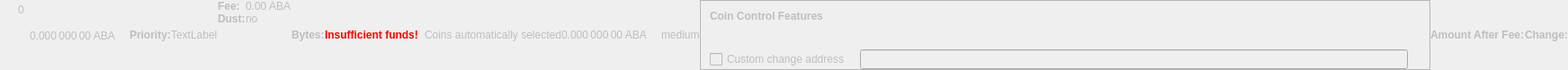
    <widget class="QWidget" name="dummyHideWidget" native="true">
     <property name="enabled">
      <bool>false</bool>
     </property>
     <property name="maximumSize">
      <size>
       <width>100</width>
       <height>22</height>
      </size>
     </property>
     <layout class="QHBoxLayout" name="dummyHideLayout">
      <property name="spacing">
       <number>0</number>
      </property>
      <property name="leftMargin">
       <number>0</number>
      </property>
      <property name="topMargin">
       <number>0</number>
      </property>
      <property name="rightMargin">
       <number>0</number>
      </property>
      <property name="bottomMargin">
       <number>0</number>
      </property>
      <item>
       <layout class="QFormLayout" name="formLayoutCoinControl1">
        <property name="horizontalSpacing">
         <number>10</number>
        </property>
        <property name="verticalSpacing">
         <number>14</number>
        </property>
        <property name="leftMargin">
         <number>10</number>
        </property>
        <property name="topMargin">
         <number>4</number>
        </property>
        <property name="rightMargin">
         <number>6</number>
        </property>
        <item row="0" column="1">
         <widget class="QLabel" name="labelCoinControlBytes">
          <property name="cursor">
           <cursorShape>IBeamCursor</cursorShape>
          </property>
          <property name="contextMenuPolicy">
           <enum>Qt::ActionsContextMenu</enum>
          </property>
          <property name="text">
           <string notr="true">0</string>
          </property>
          <property name="textInteractionFlags">
           <set>Qt::LinksAccessibleByMouse|Qt::TextSelectableByKeyboard|Qt::TextSelectableByMouse</set>
          </property>
         </widget>
        </item>
       </layout>
      </item>
      <item>
       <widget class="QLabel" name="labelCoinControlAfterFee">
        <property name="enabled">
         <bool>false</bool>
        </property>
        <property name="sizePolicy">
         <sizepolicy hsizetype="Fixed" vsizetype="Fixed">
          <horstretch>0</horstretch>
          <verstretch>0</verstretch>
         </sizepolicy>
        </property>
        <property name="minimumSize">
         <size>
          <width>111</width>
          <height>12</height>
         </size>
        </property>
        <property name="maximumSize">
         <size>
          <width>111</width>
          <height>12</height>
         </size>
        </property>
        <property name="cursor">
         <cursorShape>IBeamCursor</cursorShape>
        </property>
        <property name="contextMenuPolicy">
         <enum>Qt::ActionsContextMenu</enum>
        </property>
        <property name="text">
         <string notr="true">0.000 000 00 ABA</string>
        </property>
        <property name="textInteractionFlags">
         <set>Qt::LinksAccessibleByMouse|Qt::TextSelectableByKeyboard|Qt::TextSelectableByMouse</set>
        </property>
       </widget>
      </item>
      <item>
       <widget class="QLabel" name="labelCoinControlPriorityText">
        <property name="enabled">
         <bool>false</bool>
        </property>
        <property name="font">
         <font>
          <weight>75</weight>
          <bold>true</bold>
         </font>
        </property>
        <property name="text">
         <string>Priority:</string>
        </property>
       </widget>
      </item>
      <item>
       <layout class="QHBoxLayout" name="horizontalLayout">
        <item>
         <widget class="QLabel" name="WarningLabel">
          <property name="text">
           <string>TextLabel</string>
          </property>
         </widget>
        </item>
       </layout>
      </item>
      <item>
       <layout class="QFormLayout" name="formLayoutCoinControl3">
        <property name="horizontalSpacing">
         <number>0</number>
        </property>
        <property name="verticalSpacing">
         <number>0</number>
        </property>
        <property name="leftMargin">
         <number>0</number>
        </property>
        <property name="topMargin">
         <number>0</number>
        </property>
        <property name="rightMargin">
         <number>0</number>
        </property>
        <item row="0" column="0">
         <widget class="QLabel" name="labelCoinControlFeeText">
          <property name="enabled">
           <bool>false</bool>
          </property>
          <property name="font">
           <font>
            <weight>75</weight>
            <bold>true</bold>
           </font>
          </property>
          <property name="text">
           <string>Fee:</string>
          </property>
          <property name="margin">
           <number>0</number>
          </property>
         </widget>
        </item>
        <item row="0" column="1">
         <widget class="QLabel" name="labelCoinControlFee">
          <property name="enabled">
           <bool>false</bool>
          </property>
          <property name="cursor">
           <cursorShape>IBeamCursor</cursorShape>
          </property>
          <property name="contextMenuPolicy">
           <enum>Qt::ActionsContextMenu</enum>
          </property>
          <property name="text">
           <string notr="true">0.00 ABA</string>
          </property>
          <property name="textInteractionFlags">
           <set>Qt::LinksAccessibleByMouse|Qt::TextSelectableByKeyboard|Qt::TextSelectableByMouse</set>
          </property>
         </widget>
        </item>
        <item row="1" column="0">
         <widget class="QLabel" name="labelCoinControlLowOutputText">
          <property name="enabled">
           <bool>false</bool>
          </property>
          <property name="font">
           <font>
            <weight>75</weight>
            <bold>true</bold>
           </font>
          </property>
          <property name="text">
           <string>Dust:</string>
          </property>
         </widget>
        </item>
        <item row="1" column="1">
         <widget class="QLabel" name="labelCoinControlLowOutput">
          <property name="enabled">
           <bool>false</bool>
          </property>
          <property name="cursor">
           <cursorShape>IBeamCursor</cursorShape>
          </property>
          <property name="contextMenuPolicy">
           <enum>Qt::ActionsContextMenu</enum>
          </property>
          <property name="text">
           <string>no</string>
          </property>
          <property name="textInteractionFlags">
           <set>Qt::LinksAccessibleByMouse|Qt::TextSelectableByKeyboard|Qt::TextSelectableByMouse</set>
          </property>
         </widget>
        </item>
       </layout>
      </item>
      <item>
       <widget class="QLabel" name="labelCoinControlBytesText">
        <property name="enabled">
         <bool>false</bool>
        </property>
        <property name="font">
         <font>
          <weight>75</weight>
          <bold>true</bold>
         </font>
        </property>
        <property name="text">
         <string>Bytes:</string>
        </property>
       </widget>
      </item>
      <item>
       <layout class="QFormLayout" name="formLayoutCoinControl2">
        <property name="horizontalSpacing">
         <number>0</number>
        </property>
        <property name="verticalSpacing">
         <number>0</number>
        </property>
        <property name="leftMargin">
         <number>0</number>
        </property>
        <property name="topMargin">
         <number>0</number>
        </property>
        <property name="rightMargin">
         <number>0</number>
        </property>
       </layout>
      </item>
      <item>
       <layout class="QHBoxLayout" name="horizontalLayoutCoinControl2">
        <property name="spacing">
         <number>0</number>
        </property>
        <property name="bottomMargin">
         <number>0</number>
        </property>
       </layout>
      </item>
      <item>
       <widget class="QLabel" name="labelCoinControlInsuffFunds">
        <property name="enabled">
         <bool>false</bool>
        </property>
        <property name="minimumSize">
         <size>
          <width>0</width>
          <height>0</height>
         </size>
        </property>
        <property name="font">
         <font>
          <weight>75</weight>
          <bold>true</bold>
         </font>
        </property>
        <property name="styleSheet">
         <string notr="true">color:red;font-weight:bold;</string>
        </property>
        <property name="text">
         <string>Insufficient funds!</string>
        </property>
        <property name="margin">
         <number>5</number>
        </property>
       </widget>
      </item>
      <item>
       <layout class="QFormLayout" name="formLayoutCoinControl4">
        <property name="horizontalSpacing">
         <number>0</number>
        </property>
        <property name="verticalSpacing">
         <number>0</number>
        </property>
        <property name="leftMargin">
         <number>0</number>
        </property>
        <property name="topMargin">
         <number>0</number>
        </property>
        <property name="rightMargin">
         <number>0</number>
        </property>
       </layout>
      </item>
      <item>
       <widget class="QLabel" name="labelCoinControlChangeLabel">
        <property name="enabled">
         <bool>false</bool>
        </property>
        <property name="sizePolicy">
         <sizepolicy hsizetype="Preferred" vsizetype="Expanding">
          <horstretch>0</horstretch>
          <verstretch>0</verstretch>
         </sizepolicy>
        </property>
        <property name="minimumSize">
         <size>
          <width>0</width>
          <height>0</height>
         </size>
        </property>
        <property name="text">
         <string/>
        </property>
        <property name="margin">
         <number>3</number>
        </property>
       </widget>
      </item>
      <item>
       <widget class="QLabel" name="labelCoinControlAutomaticallySelected">
        <property name="enabled">
         <bool>false</bool>
        </property>
        <property name="sizePolicy">
         <sizepolicy hsizetype="Fixed" vsizetype="Fixed">
          <horstretch>0</horstretch>
          <verstretch>0</verstretch>
         </sizepolicy>
        </property>
        <property name="minimumSize">
         <size>
          <width>0</width>
          <height>0</height>
         </size>
        </property>
        <property name="maximumSize">
         <size>
          <width>240</width>
          <height>16777215</height>
         </size>
        </property>
        <property name="text">
         <string>Coins automatically selected</string>
        </property>
        <property name="margin">
         <number>5</number>
        </property>
       </widget>
      </item>
      <item>
       <widget class="QLabel" name="labelCoinControlChange">
        <property name="enabled">
         <bool>false</bool>
        </property>
        <property name="sizePolicy">
         <sizepolicy hsizetype="Fixed" vsizetype="Fixed">
          <horstretch>0</horstretch>
          <verstretch>0</verstretch>
         </sizepolicy>
        </property>
        <property name="minimumSize">
         <size>
          <width>111</width>
          <height>0</height>
         </size>
        </property>
        <property name="maximumSize">
         <size>
          <width>111</width>
          <height>16777215</height>
         </size>
        </property>
        <property name="cursor">
         <cursorShape>IBeamCursor</cursorShape>
        </property>
        <property name="contextMenuPolicy">
         <enum>Qt::ActionsContextMenu</enum>
        </property>
        <property name="text">
         <string notr="true">0.000 000 00 ABA</string>
        </property>
        <property name="textInteractionFlags">
         <set>Qt::LinksAccessibleByMouse|Qt::TextSelectableByKeyboard|Qt::TextSelectableByMouse</set>
        </property>
       </widget>
      </item>
      <item>
       <widget class="QLabel" name="labelCoinControlPriority">
        <property name="enabled">
         <bool>false</bool>
        </property>
        <property name="cursor">
         <cursorShape>IBeamCursor</cursorShape>
        </property>
        <property name="contextMenuPolicy">
         <enum>Qt::ActionsContextMenu</enum>
        </property>
        <property name="text">
         <string>medium</string>
        </property>
        <property name="textInteractionFlags">
         <set>Qt::LinksAccessibleByMouse|Qt::TextSelectableByKeyboard|Qt::TextSelectableByMouse</set>
        </property>
       </widget>
      </item>
      <item>
       <widget class="QFrame" name="frameCoinControl">
        <property name="sizePolicy">
         <sizepolicy hsizetype="Expanding" vsizetype="Expanding">
          <horstretch>0</horstretch>
          <verstretch>0</verstretch>
         </sizepolicy>
        </property>
        <property name="maximumSize">
         <size>
          <width>16777215</width>
          <height>16777215</height>
         </size>
        </property>
        <property name="frameShape">
         <enum>QFrame::StyledPanel</enum>
        </property>
        <property name="frameShadow">
         <enum>QFrame::Sunken</enum>
        </property>
        <layout class="QVBoxLayout" name="verticalLayoutCoinControl2_2">
         <property name="spacing">
          <number>0</number>
         </property>
         <property name="leftMargin">
          <number>0</number>
         </property>
         <property name="topMargin">
          <number>0</number>
         </property>
         <property name="rightMargin">
          <number>0</number>
         </property>
         <property name="bottomMargin">
          <number>0</number>
         </property>
         <item>
          <layout class="QVBoxLayout" name="verticalLayoutCoinControl" stretch="0,0,0,1">
           <property name="spacing">
            <number>0</number>
           </property>
           <property name="leftMargin">
            <number>10</number>
           </property>
           <property name="topMargin">
            <number>10</number>
           </property>
           <item>
            <layout class="QHBoxLayout" name="horizontalLayoutCoinControl1">
             <property name="bottomMargin">
              <number>15</number>
             </property>
             <item>
              <widget class="QLabel" name="labelCoinControlFeatures">
               <property name="enabled">
                <bool>false</bool>
               </property>
               <property name="sizePolicy">
                <sizepolicy hsizetype="Preferred" vsizetype="Maximum">
                 <horstretch>0</horstretch>
                 <verstretch>0</verstretch>
                </sizepolicy>
               </property>
               <property name="font">
                <font>
                 <weight>75</weight>
                 <bold>true</bold>
                </font>
               </property>
               <property name="styleSheet">
                <string notr="true">font-weight:bold;</string>
               </property>
               <property name="text">
                <string>Coin Control Features</string>
               </property>
              </widget>
             </item>
            </layout>
           </item>
           <item>
            <widget class="QWidget" name="widgetCoinControl" native="true">
             <property name="sizePolicy">
              <sizepolicy hsizetype="Preferred" vsizetype="Preferred">
               <horstretch>0</horstretch>
               <verstretch>0</verstretch>
              </sizepolicy>
             </property>
             <property name="minimumSize">
              <size>
               <width>0</width>
               <height>0</height>
              </size>
             </property>
             <property name="styleSheet">
              <string notr="true"/>
             </property>
             <layout class="QHBoxLayout" name="horizontalLayoutCoinControl5_2">
              <property name="leftMargin">
               <number>0</number>
              </property>
              <property name="topMargin">
               <number>0</number>
              </property>
              <property name="rightMargin">
               <number>0</number>
              </property>
              <property name="bottomMargin">
               <number>0</number>
              </property>
              <item>
               <layout class="QHBoxLayout" name="horizontalLayoutCoinControl3">
                <property name="spacing">
                 <number>20</number>
                </property>
                <property name="topMargin">
                 <number>0</number>
                </property>
                <property name="bottomMargin">
                 <number>10</number>
                </property>
               </layout>
              </item>
             </layout>
            </widget>
           </item>
           <item>
            <layout class="QHBoxLayout" name="horizontalLayoutCoinControl4" stretch="0,0,0">
             <property name="spacing">
              <number>12</number>
             </property>
             <property name="sizeConstraint">
              <enum>QLayout::SetDefaultConstraint</enum>
             </property>
             <property name="topMargin">
              <number>5</number>
             </property>
             <property name="rightMargin">
              <number>5</number>
             </property>
             <item>
              <widget class="QCheckBox" name="checkBoxCoinControlChange">
               <property name="enabled">
                <bool>false</bool>
               </property>
               <property name="toolTip">
                <string>If this is activated, but the change address is empty or invalid, change will be sent to a newly generated address.</string>
               </property>
               <property name="text">
                <string>Custom change address</string>
               </property>
              </widget>
             </item>
             <item>
              <widget class="QValidatedLineEdit" name="lineEditCoinControlChange">
               <property name="enabled">
                <bool>false</bool>
               </property>
               <property name="sizePolicy">
                <sizepolicy hsizetype="Expanding" vsizetype="Fixed">
                 <horstretch>0</horstretch>
                 <verstretch>0</verstretch>
                </sizepolicy>
               </property>
              </widget>
             </item>
             <item>
              <widget class="QLabel" name="labelCoinControlChangeLabel_2">
               <property name="sizePolicy">
                <sizepolicy hsizetype="Preferred" vsizetype="Expanding">
                 <horstretch>0</horstretch>
                 <verstretch>0</verstretch>
                </sizepolicy>
               </property>
               <property name="minimumSize">
                <size>
                 <width>0</width>
                 <height>0</height>
                </size>
               </property>
               <property name="text">
                <string/>
               </property>
               <property name="margin">
                <number>3</number>
               </property>
              </widget>
             </item>
            </layout>
           </item>
           <item>
            <spacer name="verticalSpacerCoinControl">
             <property name="orientation">
              <enum>Qt::Vertical</enum>
             </property>
             <property name="sizeHint" stdset="0">
              <size>
               <width>800</width>
               <height>1</height>
              </size>
             </property>
            </spacer>
           </item>
          </layout>
         </item>
        </layout>
       </widget>
      </item>
      <item>
       <widget class="QLabel" name="labelCoinControlAfterFeeText">
        <property name="enabled">
         <bool>false</bool>
        </property>
        <property name="minimumSize">
         <size>
          <width>0</width>
          <height>0</height>
         </size>
        </property>
        <property name="maximumSize">
         <size>
          <width>16777215</width>
          <height>16777215</height>
         </size>
        </property>
        <property name="font">
         <font>
          <weight>75</weight>
          <bold>true</bold>
         </font>
        </property>
        <property name="text">
         <string>Amount After Fee:</string>
        </property>
        <property name="alignment">
         <set>Qt::AlignLeading|Qt::AlignLeft|Qt::AlignVCenter</set>
        </property>
        <property name="margin">
         <number>0</number>
        </property>
       </widget>
      </item>
      <item>
       <widget class="QLabel" name="labelCoinControlChangeText">
        <property name="enabled">
         <bool>false</bool>
        </property>
        <property name="sizePolicy">
         <sizepolicy hsizetype="Preferred" vsizetype="Preferred">
          <horstretch>0</horstretch>
          <verstretch>0</verstretch>
         </sizepolicy>
        </property>
        <property name="minimumSize">
         <size>
          <width>0</width>
          <height>0</height>
         </size>
        </property>
        <property name="maximumSize">
         <size>
          <width>16777215</width>
          <height>16777215</height>
         </size>
        </property>
        <property name="font">
         <font>
          <weight>75</weight>
          <bold>true</bold>
         </font>
        </property>
        <property name="text">
         <string>Change:</string>
        </property>
        <property name="alignment">
         <set>Qt::AlignLeading|Qt::AlignLeft|Qt::AlignVCenter</set>
        </property>
       </widget>
      </item>
     </layout>
    </widget>
